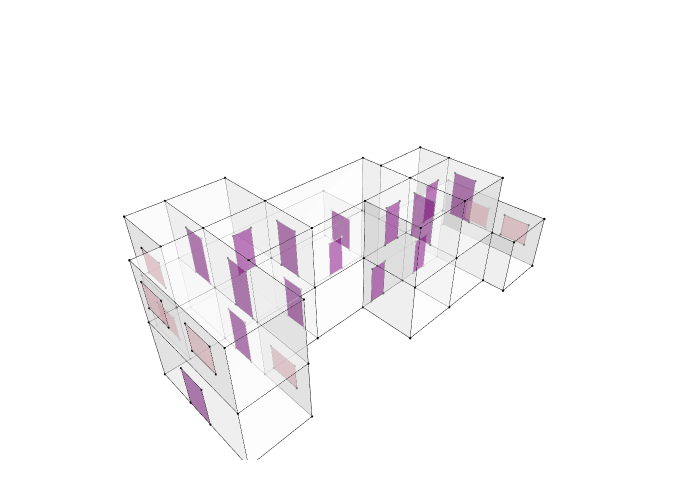

Source (notebook cell):
### Markdown cell above
## 4. Show Geometry

### Code cell
ap_cluster = Cluster.ByTopologies(aperture_faces)
Topology.Show(cc, ap_cluster,
              faceColorKey="color",
              faceOpacity=0.5,
              backgroundColor="white",
              width=700,
              height=500,
              renderer=renderer)

### Figure 1 — Plotly figure (JSON) as saved in the notebook; plotly's stock layout.template omitted (floating-point values rounded to 4 significant figures; data arrays with more than 128 entries replaced by an {"elided": "..."} marker saying what was removed)
{"data": [{"customdata": ["", "", "", "", "", "", "", "", "", "", "", "", "", "", "", "", "", "", "", "", "", "", "", "", "", "", "", "", "", "", "", "", "", "", "", "", "", "", "", "", "", "", "", "", "", "", "", "", "", "", "", "", "", "", "", "", "", "", "", "", "", "", "", "", "", "", "", ""], "hoverinfo": "text", "hovertemplate": ["Click ", "Click ", "Click ", "Click ", "Click ", "Click ", "Click ", "Click ", "Click ", "Click ", "Click ", "Click ", "Click ", "Click ", "Click ", "Click ", "Click ", "Click ", "Click ", "Click ", "Click ", "Click ", "Click ", "Click ", "Click ", "Click ", "Click ", "Click ", "Click ", "Click ", "Click ", "Click ", "Click ", "Click ", "Click ", "Click ", "Click ", "Click ", "Click ", "Click ", "Click ", "Click ", "Click ", "Click ", "Click ", "Click ", "Click ", "Click ", "Click ", "Click ", "Click ", "Click ", "Click ", "Click ", "Click ", "Click ", "Click ", "Click ", "Click ", "Click ", "Click ", "Click ", "Click ", "Click ", "Click ", "Click ", "Click ", "Click "], "hovertext": ["", "", "", "", "", "", "", "", "", "", "", "", "", "", "", "", "", "", "", "", "", "", "", "", "", "", "", "", "", "", "", "", "", "", "", "", "", "", "", "", "", "", "", "", "", "", "", "", "", "", "", "", "", "", "", "", "", "", "", "", "", "", "", "", "", "", "", ""], "legendgroup": "1", "legendrank": 1, "marker": {"color": ["#000000", "#000000", "#000000", "#000000", "#000000", "#000000", "#000000", "#000000", "#000000", "#000000", "#000000", "#000000", "#000000", "#000000", "#000000", "#000000", "#000000", "#000000", "#000000", "#000000", "#000000", "#000000", "#000000", "#000000", "#000000", "#000000", "#000000", "#000000", "#000000", "#000000", "#000000", "#000000", "#000000", "#000000", "#000000", "#000000", "#000000", "#000000", "#000000", "#000000", "#000000", "#000000", "#000000", "#000000", "#000000", "#000000", "#000000", "#000000", "#000000", "#000000", "#000000", "#000000", "#000000", "#000000", "#000000", "#000000", "#000000", "#000000", "#000000", "#000000", "#000000", "#000000", "#000000", "#000000", "#000000", "#000000", "#000000", "#000000"], "line": {"width": 0}, "opacity": 1, "size": [2.8, 2.8, 2.8, 2.8, 2.8, 2.8, 2.8, 2.8, 2.8, 2.8, 2.8, 2.8, 2.8, 2.8, 2.8, 2.8, 2.8, 2.8, 2.8, 2.8, 2.8, 2.8, 2.8, 2.8, 2.8, 2.8, 2.8, 2.8, 2.8, 2.8, 2.8, 2.8, 2.8, 2.8, 2.8, 2.8, 2.8, 2.8, 2.8, 2.8, 2.8, 2.8, 2.8, 2.8, 2.8, 2.8, 2.8, 2.8, 2.8, 2.8, 2.8, 2.8, 2.8, 2.8, 2.8, 2.8, 2.8, 2.8, 2.8, 2.8, 2.8, 2.8, 2.8, 2.8, 2.8, 2.8, 2.8, 2.8], "sizemode": "diameter", "symbol": "circle"}, "mode": "markers", "name": "1: Untitled (Vertices)", "showlegend": false, "text": ["", "", "", "", "", "", "", "", "", "", "", "", "", "", "", "", "", "", "", "", "", "", "", "", "", "", "", "", "", "", "", "", "", "", "", "", "", "", "", "", "", "", "", "", "", "", "", "", "", "", "", "", "", "", "", "", "", "", "", "", "", "", "", "", "", "", "", ""], "type": "scatter3d", "x": [16310, 16310, 10310, 10310, 16310, 16310, 10310, 10310, 7310, 7310, 7310, 7310, 10310, 13310, 16310, 16310, 10310, 13310, 16310, 16310, 10310, 7310, 7310, 10310, 5512.0, 5512.0, 5512.0, 5512.0, 7310, 7310, 16310, 10310, 13310, 16310, 16310, 16310, 13310, 16310, 13310, 19310, 19310, 19310, 19310, 5512.0, 5512.0, 7310, 4310, 4310, 7310, 4310, 4310, 7310, 16310, 13310, 19310, 19310, 19310, 19310, 22310, 19310, 22310, 22310, 19310, 22310, 4310, 4310, 7310, 19310], "y": [-760, 2240, 2240, -760, -760, 2240, 2240, -760, 2240, -760, 2240, -760, -3760, -3760, -3760, -1962.0, -3760, -3760, -3760, -1962.0, 2240, 2240, -760, -760, 2240, -760, 2240, -760, -3760, -3760, -760, -3760, -3760, -3760, -1962.0, -6760, -6760, -6760, -6760, -1962.0, -3760, -1962.0, -3760, 2240, -760, -3760, -760, -6760, -6760, -760, -6760, -6760, -6760, -6760, -1962.0, -3760, -6760, -6760, -1962.0, -7962.0, -7962.0, -1962.0, -7962.0, -7962.0, -760, -6760, -6760, -6760], "z": [3000, 3000, 3000, 3000, 0, 0, 0, 0, 3000, 3000, 0, 0, 3000, 3000, 3000, 3000, 0, 0, 0, 0, 6000, 6000, 6000, 6000, 3000, 3000, 0, 0, 3000, 0, 6000, 6000, 6000, 6000, 6000, 3000, 3000, 0, 0, 3000, 3000, 0, 0, 6000, 6000, 6000, 3000, 3000, 3000, 0, 0, 0, 6000, 6000, 6000, 6000, 3000, 0, 3000, 3000, 3000, 0, 0, 0, 6000, 6000, 6000, 6000]}, {"hoverinfo": "text", "legendgroup": "2", "legendrank": 2, "line": {"color": "black", "dash": "solid", "width": 1}, "marker": {"size": 0}, "mode": "lines", "name": "1: Untitled (Edges)", "showlegend": false, "text": "", "type": "scatter3d", "x": {"elided": "411 float values"}, "y": {"elided": "411 float values"}, "z": {"elided": "411 int values"}}, {"cmax": 1, "cmin": 0, "color": "#FAFAFA", "colorscale": [[0, "#440154"], [0.1111, "#482878"], [0.2222, "#3e4989"], [0.3333, "#31688e"], [0.4444, "#26828e"], [0.5556, "#1f9e89"], [0.6667, "#35b779"], [0.7778, "#6ece58"], [0.8889, "#b5de2b"], [1, "#fde725"]], "facecolor": {"elided": "192 str values"}, "flatshading": true, "hoverinfo": "text", "hovertext": {"elided": "192 str values"}, "i": {"elided": "192 int values"}, "j": {"elided": "192 int values"}, "k": {"elided": "192 int values"}, "legendgroup": "3", "legendrank": 3, "lighting": {"facenormalsepsilon": 0}, "name": "1: Untitled (Faces)", "opacity": 0.5, "showlegend": false, "showscale": false, "text": {"elided": "192 str values"}, "type": "mesh3d", "x": [16310, 10310, 10310, 16310, 16310, 16310, 10310, 10310, 7310, 7310, 7310, 7310, 13310, 10310, 16310, 16310, 10310, 13310, 16310, 16310, 7310, 10310, 7310, 10310, 5512.0, 5512.0, 5512.0, 5512.0, 7310, 7310, 16310, 10310, 13310, 16310, 16310, 13310, 16310, 16310, 13310, 19310, 19310, 19310, 19310, 5512.0, 5512.0, 7310, 4310, 4310, 7310, 4310, 4310, 7310, 16310, 13310, 19310, 19310, 19310, 19310, 22310, 19310, 22310, 22310, 19310, 22310, 4310, 4310, 7310, 19310], "y": [2240, 2240, -760, -760, -760, 2240, 2240, -760, 2240, -760, 2240, -760, -3760, -3760, -1962.0, -3760, -3760, -3760, -3760, -1962.0, 2240, 2240, -760, -760, 2240, -760, 2240, -760, -3760, -3760, -760, -3760, -3760, -3760, -1962.0, -6760, -6760, -6760, -6760, -1962.0, -3760, -1962.0, -3760, 2240, -760, -3760, -760, -6760, -6760, -760, -6760, -6760, -6760, -6760, -1962.0, -3760, -6760, -6760, -7962.0, -7962.0, -1962.0, -1962.0, -7962.0, -7962.0, -760, -6760, -6760, -6760], "z": [3000, 3000, 3000, 3000, 0, 0, 0, 0, 3000, 3000, 0, 0, 3000, 3000, 3000, 3000, 0, 0, 0, 0, 6000, 6000, 6000, 6000, 3000, 3000, 0, 0, 3000, 0, 6000, 6000, 6000, 6000, 6000, 3000, 3000, 0, 0, 3000, 3000, 0, 0, 6000, 6000, 6000, 3000, 3000, 3000, 0, 0, 0, 6000, 6000, 6000, 6000, 3000, 0, 3000, 3000, 3000, 0, 0, 0, 6000, 6000, 6000, 6000]}, {"customdata": ["", "", "", "", "", "", "", "", "", "", "", "", "", "", "", "", "", "", "", "", "", "", "", "", "", "", "", "", "", "", "", "", "", "", "", "", "", "", "", "", "", "", "", "", "", "", "", "", "", "", "", "", "", "", "", "", "", "", "", "", "", "", "", "", "", "", "", "", "", "", "", "", "", "", "", "", "", "", "", "", "", "", "", "", "", "", "", ""], "hoverinfo": "text", "hovertemplate": ["Click ", "Click ", "Click ", "Click ", "Click ", "Click ", "Click ", "Click ", "Click ", "Click ", "Click ", "Click ", "Click ", "Click ", "Click ", "Click ", "Click ", "Click ", "Click ", "Click ", "Click ", "Click ", "Click ", "Click ", "Click ", "Click ", "Click ", "Click ", "Click ", "Click ", "Click ", "Click ", "Click ", "Click ", "Click ", "Click ", "Click ", "Click ", "Click ", "Click ", "Click ", "Click ", "Click ", "Click ", "Click ", "Click ", "Click ", "Click ", "Click ", "Click ", "Click ", "Click ", "Click ", "Click ", "Click ", "Click ", "Click ", "Click ", "Click ", "Click ", "Click ", "Click ", "Click ", "Click ", "Click ", "Click ", "Click ", "Click ", "Click ", "Click ", "Click ", "Click ", "Click ", "Click ", "Click ", "Click ", "Click ", "Click ", "Click ", "Click ", "Click ", "Click ", "Click ", "Click ", "Click ", "Click ", "Click ", "Click "], "hovertext": ["", "", "", "", "", "", "", "", "", "", "", "", "", "", "", "", "", "", "", "", "", "", "", "", "", "", "", "", "", "", "", "", "", "", "", "", "", "", "", "", "", "", "", "", "", "", "", "", "", "", "", "", "", "", "", "", "", "", "", "", "", "", "", "", "", "", "", "", "", "", "", "", "", "", "", "", "", "", "", "", "", "", "", "", "", "", "", ""], "legendgroup": "5", "legendrank": 5, "marker": {"color": ["#000000", "#000000", "#000000", "#000000", "#000000", "#000000", "#000000", "#000000", "#000000", "#000000", "#000000", "#000000", "#000000", "#000000", "#000000", "#000000", "#000000", "#000000", "#000000", "#000000", "#000000", "#000000", "#000000", "#000000", "#000000", "#000000", "#000000", "#000000", "#000000", "#000000", "#000000", "#000000", "#000000", "#000000", "#000000", "#000000", "#000000", "#000000", "#000000", "#000000", "#000000", "#000000", "#000000", "#000000", "#000000", "#000000", "#000000", "#000000", "#000000", "#000000", "#000000", "#000000", "#000000", "#000000", "#000000", "#000000", "#000000", "#000000", "#000000", "#000000", "#000000", "#000000", "#000000", "#000000", "#000000", "#000000", "#000000", "#000000", "#000000", "#000000", "#000000", "#000000", "#000000", "#000000", "#000000", "#000000", "#000000", "#000000", "#000000", "#000000", "#000000", "#000000", "#000000", "#000000", "#000000", "#000000", "#000000", "#000000"], "line": {"width": 0}, "opacity": 1, "size": [2.8, 2.8, 2.8, 2.8, 2.8, 2.8, 2.8, 2.8, 2.8, 2.8, 2.8, 2.8, 2.8, 2.8, 2.8, 2.8, 2.8, 2.8, 2.8, 2.8, 2.8, 2.8, 2.8, 2.8, 2.8, 2.8, 2.8, 2.8, 2.8, 2.8, 2.8, 2.8, 2.8, 2.8, 2.8, 2.8, 2.8, 2.8, 2.8, 2.8, 2.8, 2.8, 2.8, 2.8, 2.8, 2.8, 2.8, 2.8, 2.8, 2.8, 2.8, 2.8, 2.8, 2.8, 2.8, 2.8, 2.8, 2.8, 2.8, 2.8, 2.8, 2.8, 2.8, 2.8, 2.8, 2.8, 2.8, 2.8, 2.8, 2.8, 2.8, 2.8, 2.8, 2.8, 2.8, 2.8, 2.8, 2.8, 2.8, 2.8, 2.8, 2.8, 2.8, 2.8, 2.8, 2.8, 2.8, 2.8], "sizemode": "diameter", "symbol": "circle"}, "mode": "markers", "name": "2: Untitled (Vertices)", "showlegend": false, "text": ["", "", "", "", "", "", "", "", "", "", "", "", "", "", "", "", "", "", "", "", "", "", "", "", "", "", "", "", "", "", "", "", "", "", "", "", "", "", "", "", "", "", "", "", "", "", "", "", "", "", "", "", "", "", "", "", "", "", "", "", "", "", "", "", "", "", "", "", "", "", "", "", "", "", "", "", "", "", "", "", "", "", "", "", "", "", "", ""], "type": "scatter3d", "x": [13900.0, 14810, 14810, 13900.0, 16310, 16310, 16310, 16310, 7310, 7310, 7310, 7310, 13900.0, 14810, 14810, 13900.0, 17190.0, 18100.0, 18100.0, 17190.0, 7310, 7310, 7310, 7310, 7310, 7310, 7310, 7310, 8538.0, 9446.0, 9446.0, 8538.0, 17670.0, 18580.0, 18580.0, 17670.0, 14750.0, 15660.0, 15660.0, 14750.0, 16310, 16310, 16310, 16310, 10310, 10310, 10310, 10310, 10310, 10310, 10310, 10310, 19310, 19310, 19310, 19310, 4310, 4310, 4310, 4310, 22310, 22310, 22310, 22310, 22310, 22310, 22310, 22310, 4310, 4310, 4310, 4310, 4310, 4310, 4310, 4310, 5512.0, 5512.0, 5512.0, 5512.0, 7310, 7310, 7310, 7310, 5512.0, 5512.0, 5512.0, 5512.0], "y": [-760, -760, -760, -760, 1614.0, 170.2, 170.2, 1614.0, -1621.0, -2801.0, -2801.0, -1621.0, -3760, -3760, -3760, -3760, -3760, -3760, -3760, -3760, 764.4, -415.6, -415.6, 764.4, -2294.0, -3474.0, -3474.0, -2294.0, -760, -760, -760, -760, -3760, -3760, -3760, -3760, -3760, -3760, -3760, -3760, -4080, -5260, -5260, -4080, -1494.0, -2674.0, -2674.0, -1494.0, -1621.0, -2801.0, -2801.0, -1621.0, -4223.0, -5403.0, -5403.0, -4223.0, -2836.0, -4280, -4280, -2836.0, -3376.0, -4820, -4820, -3376.0, -5796.0, -7240.0, -7240.0, -5796.0, -4340, -5784.0, -5784.0, -4340, -1322.0, -2766.0, -2766.0, -1322.0, 1277.0, -166.9, -166.9, 1277.0, -4500.0, -5943.0, -5943.0, -4500.0, 1277.0, -166.9, -166.9, 1277.0], "z": [0, 0, 2045.0, 2045.0, 2030, 2030, 0, 0, 2340.0, 2340.0, 0, 0, 0, 0, 2045.0, 2045.0, 0, 0, 2045.0, 2045.0, 5340.0, 5340.0, 3000, 3000, 5340.0, 5340.0, 3000, 3000, 3000, 3000, 5045.0, 5045.0, 3000, 3000, 5045.0, 5045.0, 3000, 3000, 5045.0, 5045.0, 5340.0, 5340.0, 3000, 3000, 5340.0, 5340.0, 3000, 3000, 2340.0, 2340.0, 0, 0, 5340.0, 5340.0, 3000, 3000, 2030, 2030, 0, 0, 2300.0, 2300.0, 1044.0, 1044.0, 2300.0, 2300.0, 1044.0, 1044.0, 5339.0, 5339.0, 4082.0, 4082.0, 5339.0, 5339.0, 4082.0, 4082.0, 4936.0, 4936.0, 3680, 3680, 2230, 2230, 973.5, 973.5, 2030, 2030, 773.5, 773.5]}, {"hoverinfo": "text", "legendgroup": "6", "legendrank": 6, "line": {"color": "black", "dash": "solid", "width": 1}, "marker": {"size": 0}, "mode": "lines", "name": "2: Untitled (Edges)", "showlegend": false, "text": "", "type": "scatter3d", "x": {"elided": "264 float values"}, "y": {"elided": "264 float values"}, "z": {"elided": "264 float values"}}, {"cmax": 1, "cmin": 0, "color": "#FAFAFA", "colorscale": [[0, "#440154"], [0.1111, "#482878"], [0.2222, "#3e4989"], [0.3333, "#31688e"], [0.4444, "#26828e"], [0.5556, "#1f9e89"], [0.6667, "#35b779"], [0.7778, "#6ece58"], [0.8889, "#b5de2b"], [1, "#fde725"]], "facecolor": ["#800080", "#800080", "#800080", "#800080", "#800080", "#800080", "#800080", "#800080", "#800080", "#800080", "#800080", "#800080", "#800080", "#800080", "#800080", "#800080", "#800080", "#800080", "#800080", "#800080", "#800080", "#800080", "#800080", "#800080", "#800080", "#800080", "#800080", "#800080", "#800080", "#800080", "#FFC0CB", "#FFC0CB", "#FFC0CB", "#FFC0CB", "#FFC0CB", "#FFC0CB", "#FFC0CB", "#FFC0CB", "#FFC0CB", "#FFC0CB", "#FFC0CB", "#FFC0CB", "#FFC0CB", "#FFC0CB"], "flatshading": true, "hoverinfo": "text", "hovertext": ["Face_01", "Face_02", "Face_03", "Face_04", "Face_05", "Face_06", "Face_07", "Face_08", "Face_09", "Face_10", "Face_11", "Face_12", "Face_13", "Face_14", "Face_15", "Face_16", "Face_17", "Face_18", "Face_19", "Face_20", "Face_21", "Face_22", "Face_23", "Face_24", "Face_25", "Face_26", "Face_27", "Face_28", "Face_29", "Face_30", "Face_31", "Face_32", "Face_33", "Face_34", "Face_35", "Face_36", "Face_37", "Face_38", "Face_39", "Face_40", "Face_41", "Face_42", "Face_43", "Face_44"], "i": [0, 3, 4, 4, 8, 8, 12, 15, 16, 19, 20, 20, 24, 24, 28, 28, 32, 35, 36, 39, 40, 40, 44, 44, 48, 48, 52, 52, 56, 59, 60, 63, 64, 64, 68, 68, 72, 72, 76, 79, 80, 80, 84, 84], "j": [1, 1, 5, 6, 9, 10, 13, 13, 17, 17, 21, 22, 25, 26, 29, 30, 33, 33, 37, 37, 41, 42, 45, 46, 49, 50, 53, 54, 57, 57, 61, 60, 65, 66, 69, 70, 73, 74, 77, 76, 81, 82, 85, 86], "k": [2, 0, 6, 7, 10, 11, 14, 12, 18, 16, 22, 23, 26, 27, 30, 31, 34, 32, 38, 36, 42, 43, 46, 47, 50, 51, 54, 55, 58, 56, 62, 62, 66, 67, 70, 71, 74, 75, 78, 78, 82, 83, 86, 87], "legendgroup": "7", "legendrank": 7, "lighting": {"facenormalsepsilon": 0}, "name": "2: Untitled (Faces)", "opacity": 0.5, "showlegend": false, "showscale": false, "text": ["Face_01", "Face_02", "Face_03", "Face_04", "Face_05", "Face_06", "Face_07", "Face_08", "Face_09", "Face_10", "Face_11", "Face_12", "Face_13", "Face_14", "Face_15", "Face_16", "Face_17", "Face_18", "Face_19", "Face_20", "Face_21", "Face_22", "Face_23", "Face_24", "Face_25", "Face_26", "Face_27", "Face_28", "Face_29", "Face_30", "Face_31", "Face_32", "Face_33", "Face_34", "Face_35", "Face_36", "Face_37", "Face_38", "Face_39", "Face_40", "Face_41", "Face_42", "Face_43", "Face_44"], "type": "mesh3d", "x": [13900.0, 14810, 13900.0, 14810, 16310, 16310, 16310, 16310, 7310, 7310, 7310, 7310, 13900.0, 14810, 13900.0, 14810, 17190.0, 18100.0, 17190.0, 18100.0, 7310, 7310, 7310, 7310, 7310, 7310, 7310, 7310, 9446.0, 9446.0, 8538.0, 8538.0, 17670.0, 18580.0, 17670.0, 18580.0, 14750.0, 15660.0, 14750.0, 15660.0, 16310, 16310, 16310, 16310, 10310, 10310, 10310, 10310, 10310, 10310, 10310, 10310, 19310, 19310, 19310, 19310, 4310, 4310, 4310, 4310, 22310, 22310, 22310, 22310, 22310, 22310, 22310, 22310, 4310, 4310, 4310, 4310, 4310, 4310, 4310, 4310, 5512.0, 5512.0, 5512.0, 5512.0, 7310, 7310, 7310, 7310, 5512.0, 5512.0, 5512.0, 5512.0], "y": [-760, -760, -760, -760, 170.2, 170.2, 1614.0, 1614.0, -2801.0, -2801.0, -1621.0, -1621.0, -3760, -3760, -3760, -3760, -3760, -3760, -3760, -3760, -415.6, -415.6, 764.4, 764.4, -3474.0, -3474.0, -2294.0, -2294.0, -760, -760, -760, -760, -3760, -3760, -3760, -3760, -3760, -3760, -3760, -3760, -5260, -5260, -4080, -4080, -2674.0, -2674.0, -1494.0, -1494.0, -2801.0, -2801.0, -1621.0, -1621.0, -5403.0, -5403.0, -4223.0, -4223.0, -2836.0, -4280, -2836.0, -4280, -4820, -3376.0, -3376.0, -4820, -7240.0, -7240.0, -5796.0, -5796.0, -5784.0, -5784.0, -4340, -4340, -2766.0, -2766.0, -1322.0, -1322.0, -166.9, 1277.0, 1277.0, -166.9, -5943.0, -5943.0, -4500.0, -4500.0, -166.9, -166.9, 1277.0, 1277.0], "z": [0, 2045.0, 2045.0, 0, 2030, 0, 0, 2030, 2340.0, 0, 0, 2340.0, 0, 2045.0, 2045.0, 0, 0, 2045.0, 2045.0, 0, 5340.0, 3000, 3000, 5340.0, 5340.0, 3000, 3000, 5340.0, 3000, 5045.0, 5045.0, 3000, 3000, 5045.0, 5045.0, 3000, 3000, 5045.0, 5045.0, 3000, 5340.0, 3000, 3000, 5340.0, 5340.0, 3000, 3000, 5340.0, 2340.0, 0, 0, 2340.0, 5340.0, 3000, 3000, 5340.0, 2030, 0, 0, 2030, 1044.0, 1044.0, 2300.0, 2300.0, 2300.0, 1044.0, 1044.0, 2300.0, 5339.0, 4082.0, 4082.0, 5339.0, 5339.0, 4082.0, 4082.0, 5339.0, 3680, 3680, 4936.0, 4936.0, 2230, 973.5, 973.5, 2230, 2030, 773.5, 773.5, 2030]}], "layout": {"autosize": true, "height": 500, "margin": {"b": 40, "l": 40, "r": 40, "t": 40}, "paper_bgcolor": "#FFFFFF", "plot_bgcolor": "#FFFFFF", "scene": {"aspectmode": "data", "camera": {"center": {"x": 0, "y": 0, "z": 0}, "eye": {"x": -1.25, "y": -1.25, "z": 1.25}, "projection": {"type": "perspective"}, "up": {"x": 0, "y": 0, "z": 1}}, "xaxis": {"visible": false}, "yaxis": {"visible": false}, "zaxis": {"visible": false}}, "showlegend": true, "width": 700, "xaxis": {"showgrid": false, "visible": false, "zeroline": false}, "yaxis": {"showgrid": false, "visible": false, "zeroline": false}}}
